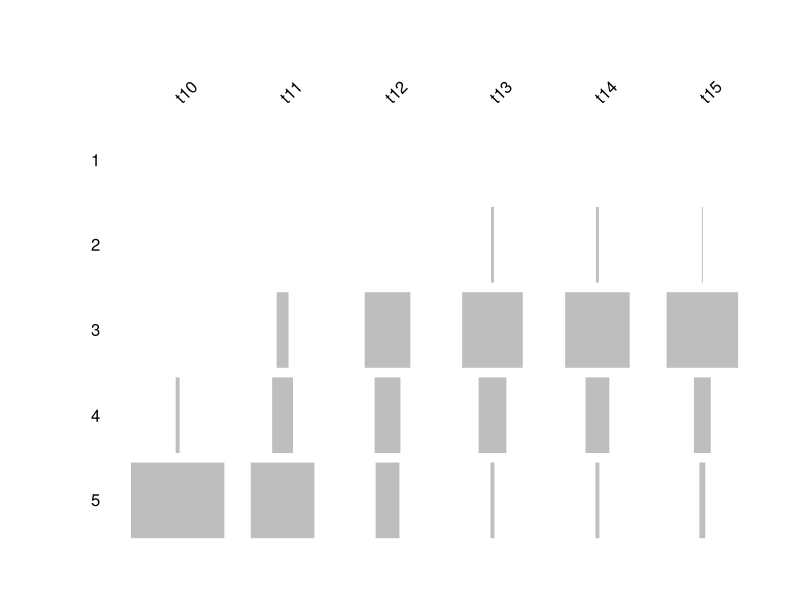

Source code (R):
setwd("projects/qiaocun/2050/group")
g10<-read.table("g10.csv",header=T,sep=",")
g11<-read.table("g11.csv",header=T,sep=",")
g12<-read.table("g12.csv",header=T,sep=",")
g13<-read.table("g13.csv",header=T,sep=",")
g14<-read.table("g14.csv",header=T,sep=",")
g15<-read.table("g15.csv",header=T,sep=",")
## getting the maximum data for groups
library(plyr)
g10m<-ddply(g10,~Simulate,summarise,max=max(Time))
g11m<-ddply(g11,~Simulate,summarise,max=max(Time))
g12m<-ddply(g12,~Simulate,summarise,max=max(Time))
g13m<-ddply(g13,~Simulate,summarise,max=max(Time))
g14m<-ddply(g14,~Simulate,summarise,max=max(Time))
g15m<-ddply(g15,~Simulate,summarise,max=max(Time))
maxdata<-cbind(g10m$max,g11m$max,g12m$max,g13m$max,g14m$max,g15m$max)
names<-c("g10","g11","g12","g13","g14","g15")
colnames(maxdata)<-names
maxdata<-as.data.frame(maxdata)
t10<-hist(maxdata$g10,breaks=c(0,10,20,50,100,2000),plot=FALSE)$counts
t11<-hist(maxdata$g11,breaks=c(0,10,20,50,100,2000),plot=FALSE)$counts
t12<-hist(maxdata$g12,breaks=c(0,10,20,50,100,2000),plot=FALSE)$counts
t13<-hist(maxdata$g13,breaks=c(0,10,20,50,100,2000),plot=FALSE)$counts
t14<-hist(maxdata$g14,breaks=c(0,10,20,50,100,2000),plot=FALSE)$counts
t15<-hist(maxdata$g15,breaks=c(0,10,20,50,100,2000),plot=FALSE)$counts
maxplot<-cbind(t10,t11,t12,t13,t14,t15)
maxplot<-as.matrix(maxplot)
##battleeship plot
library(plotrix)
battleship.plot(maxplot,col="gray",border="white")
maxplot
